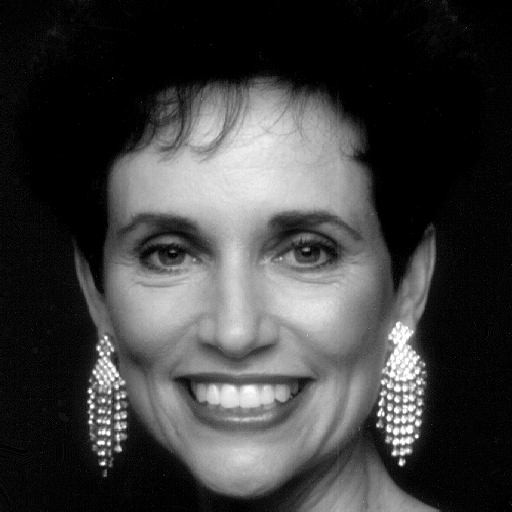
%> input picture EE415 Digital Image Processing/Project 6/Fig0427(a)(woman).png, 512 x 512 px
$ octave proj06.m   (GNU Octave 9; MATLAB toolbox functions it lacks are replaced by stand-ins)
%> lines starting %> are read from the running program, lines starting %| are printed output that depends on the picture; in (x1, y1, x2, y2) boxes, pixels count from 0 and x2, y2 are one past the last pixel; in counts of white or black regions, pixels touching at a corner belong together; the program's own positions count from 1
### EE415 Digital Image Processing/Project 6/xx_imstretch.m
function b = xx_imstretch(img)
  img_min = double(min(min(img)));
  img_max = double(max(max(img)));

  b = uint8(255*((double(img) - img_min) / (img_max - img_min)));

end

### EE415 Digital Image Processing/Project 6/proj06.m
% Clayton Brutus
% EE415
% Project 6 (Fig. 4.27)

% make output image directory
mkdir 'imgs';

% read original image
a = imread('Fig0427(a)(woman).png');
%> a is the input picture: size 512x512 uint8; min 0, max 255, mean 62.2

% write to file
imwrite(a, 'imgs/img_a.png');

% get dimensions of image
M = size(a, 1);
%> M = 512
N = size(a, 2);
%> N = 512

% calculate P and Q
P = 2*M;
%> P = 1024
Q = 2*N;
%> Q = 1024

% show original image
figure(1);
imshow(a);

% calculate fft of original
a_fft = ifftshift(fft2(a, P, Q));

% separate magnitude and angle of fft
a_mag = abs(a_fft);
a_phase = angle(a_fft);
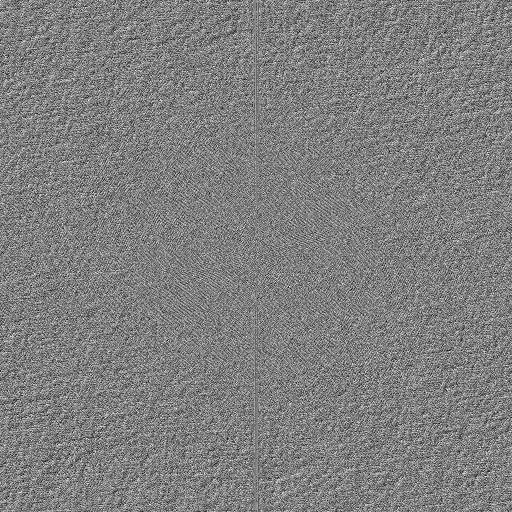
%> a_phase: size 1024x1024 double (shown at 1/2 size); min -3.14, max 3.14, mean 5.99e-06; drawn with min black and max white

% show fft phase image
b = uint8(xx_imstretch(a_phase));
%> in xx_imstretch, `img_min = double(min(min(img)));`: img_min = -3.14
%> in xx_imstretch, `img_max = double(max(max(img)));`: img_max = 3.14
figure(2);
imshow(b);
pause(3);

% write to file
imwrite(b, 'imgs/img_b.png');

% get/show image of ifft of phase
c = uint8(xx_imstretch(real(ifft2(ifftshift(exp(i*a_phase))))))(1:M, 1:N);
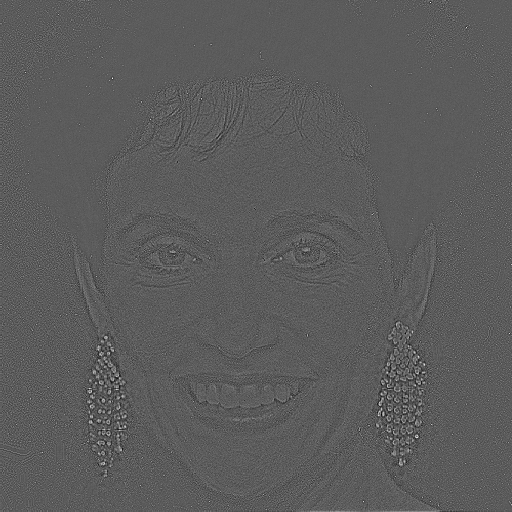
%> c: size 512x512 uint8; min 0, max 255, mean 91.4

figure(2);
imshow(c);
pause(3);

% write to file
imwrite(c, 'imgs/img_c.png');

% get/show image of ifft of magnitude
d = uint8(xx_imstretch(real(ifftshift(ifft2(ifftshift(a_mag))))));

figure(2);
imshow(d);
pause(3);

% write to file
imwrite(d, 'imgs/img_d.png');

% read rectangle image
rect = 255*imread('Fig0424(a)(rectangle).png');
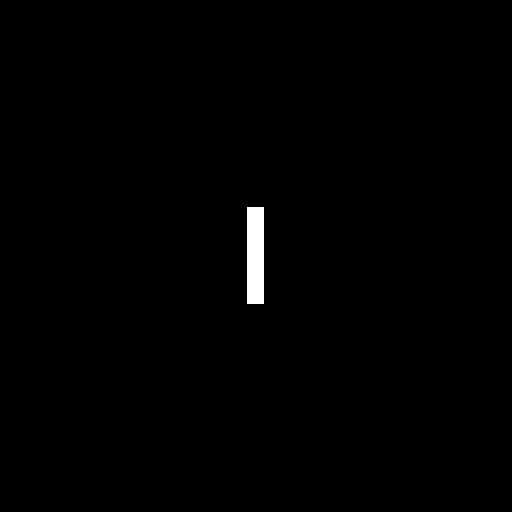
%> input picture EE415 Digital Image Processing/Project 6/Fig0424(a)(rectangle).png, 1024 x 1024 px (shown at 1/2 size)
%> rect is the input picture: size 1024x1024 uint8; 0.63% white; 1 white region, box (x1, y1, x2, y2) and area: (494, 414, 528, 608) 6596

% calculate fft of rectangle
rect_fft = ifftshift(fft2(rect, P, Q));

% separate magnitude and phase
rect_mag = abs(rect_fft);
rect_phase = angle(rect_fft);
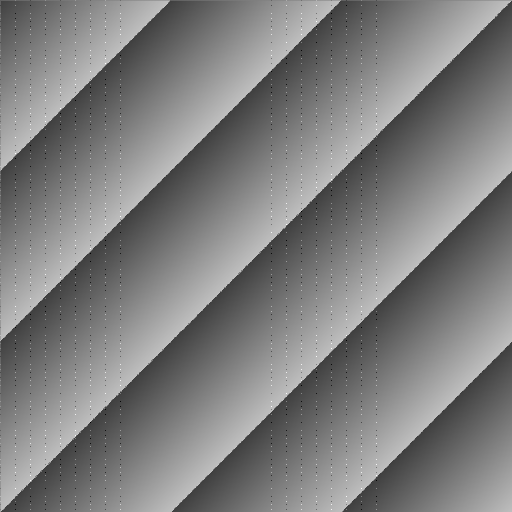
%> rect_phase: size 1024x1024 double (shown at 1/2 size); min -3.14, max 3.14, mean 3.13e-18; drawn with min black and max white

% create image from phase of (a) and magnitude of rectangle
e = uint8(xx_imstretch(real(ifft2(ifftshift(rect_mag.*exp(i*a_phase))))))(1:M, 1:N);
%> in xx_imstretch (call 4), `img_min = double(min(min(img)));`: img_min = -105.2
%> in xx_imstretch (call 4), `img_max = double(max(max(img)));`: img_max = 213.7
%> in xx_imstretch (call 4), `b = uint8(255*((double(img) - img_min) / (img_max - img_min)));`:
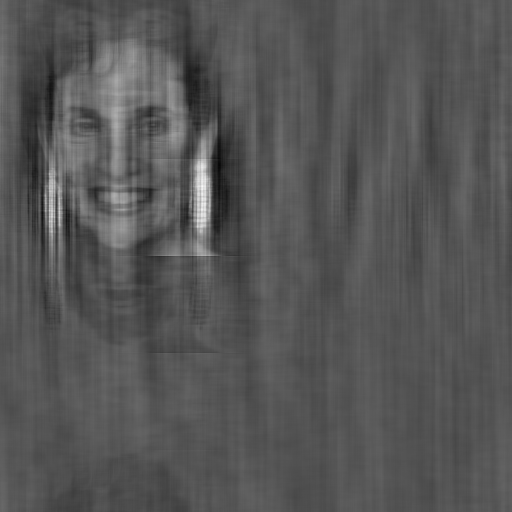
%> b: size 1024x1024 uint8 (shown at 1/2 size); min 0, max 255, mean 85.4
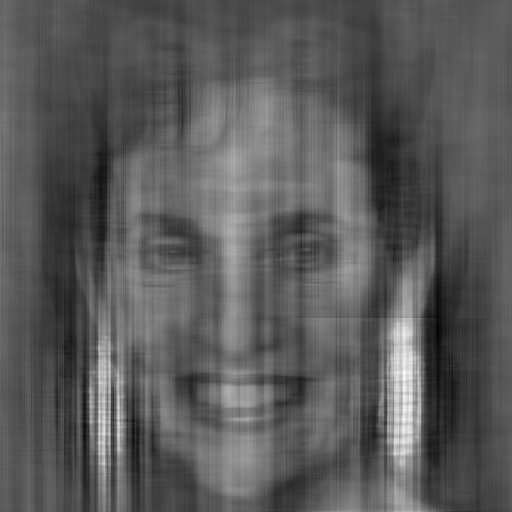
%> e: size 512x512 uint8; min 0, max 255, mean 89.8

% write to file
imwrite(e, 'imgs/img_e.png');

figure(2);
imshow(e);
pause(3);

% create image from phase of rectangle and magnitude of (a)
f = uint8(xx_imstretch(real(ifft2(ifftshift(a_mag.*exp(i*rect_phase))))));
%> in xx_imstretch (call 5), `img_min = double(min(min(img)));`: img_min = -271.3
%> in xx_imstretch (call 5), `img_max = double(max(max(img)));`: img_max = 607
%> in xx_imstretch (call 5), `b = uint8(255*((double(img) - img_min) / (img_max - img_min)));`:
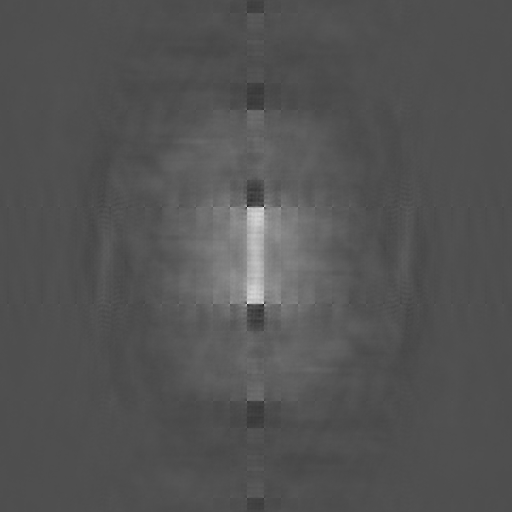
%> b: size 1024x1024 uint8 (shown at 1/2 size); min 0, max 255, mean 83.3

figure(2);
imshow(f);

% write to file
imwrite(f, 'imgs/img_f.png');
